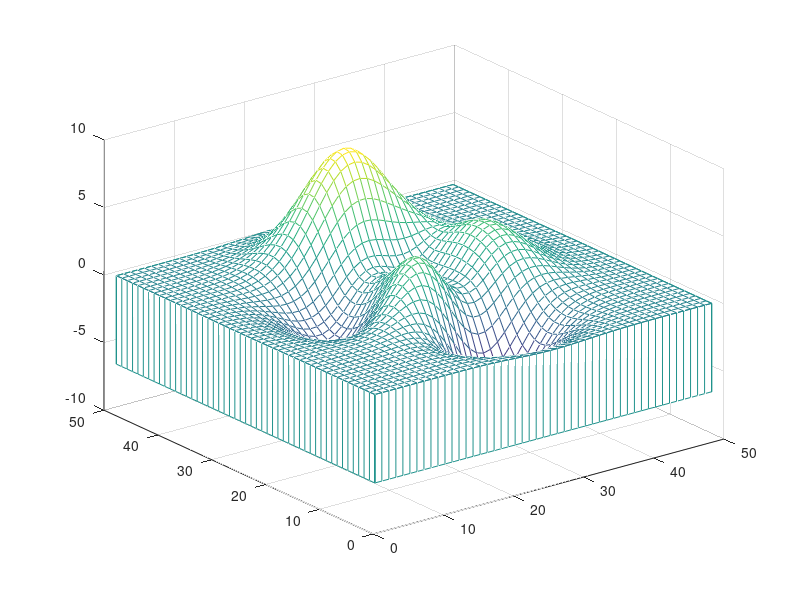
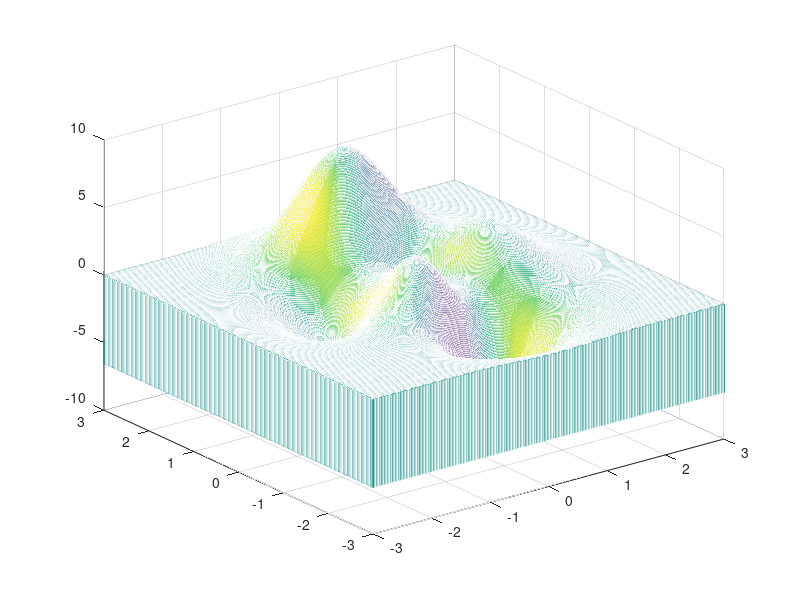

These figures' MATLAB source, in order:
figure;
[X, Y] = meshgrid(-3 : .125 : 3);
Z = peaks(X, Y);
meshz(Z);

%%
[X, Y] = meshgrid( -3 : .0125 : 3);
Z = peaks(X, Y);
C = gradient(Z);

figure;
meshz( X,Y,Z, C)
